Frame 1 (no input): blank canvas, image omitted
Frame 60 (the mouse pressed at the canvas centre just before this capture): blank canvas, image omitted
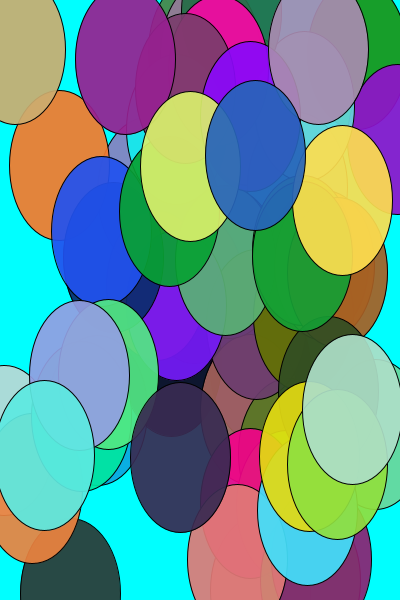
Frame 120 (the mouse held since frame 60 and released just before this capture)

The Processing sketch whose frames 1 and 60 were blank and that drew this single picture after the mouse press (run headless with seeded random() and noise(); from frame 60 on, the mouse is pressed at the canvas centre):

// Processing sketch: processing_48922
// ── processing_48922.pde

void setup()
{
  size(400,600);
  background(0,255,255);
  smooth();
  textAlign(CENTER);
  frameRate(15);

}

void draw()
{
  textSize(50);
  fill(0,255,255,10);
  fill(random(255),random(255),random(255),235);
  ellipse(random(width),random(height),mouseX/2,mouseY/2);
  
}

void keyPressed()
{
  save ("snapshot.jpg");
  fill(random(255),random(255),random(255));
  rect(0,0,width,height);
}               
